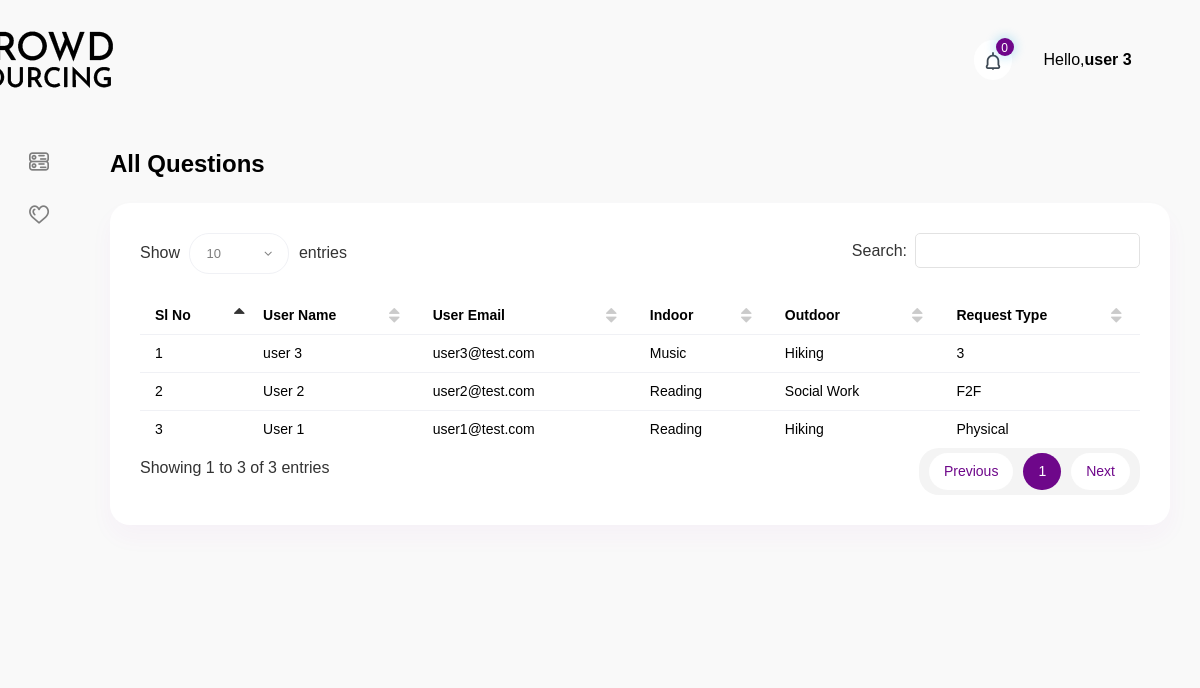
The app's page /all_user.php (signed in) with its own data.
### tables this page shows
CREATE TABLE `user` (
  `user_id` int(11) NOT NULL,
  `user_name` varchar(255) NOT NULL,
  `user_email` varchar(255) NOT NULL,
  `password` varchar(1000) NOT NULL,
  `college` varchar(255) NOT NULL,
  `major` varchar(255) NOT NULL,
  `hall` varchar(255) NOT NULL,
  `society` varchar(255) NOT NULL,
  `gender` varchar(255) NOT NULL,
  `age` int(10) NOT NULL,
  `indoor` varchar(255) NOT NULL,
  `outdoor` varchar(255) NOT NULL,
  `request_type` varchar(255) NOT NULL,
  `user_type` int(10) NOT NULL DEFAULT 1,
  `status` int(10) NOT NULL DEFAULT 1,
  `updated_at` datetime NOT NULL
);

### include/dbController.php (called while the page is built, shortened)
<?php
class DBController {
    private $host = "localhost";
    private $user = "root";
    private $password = "";
    private $database = "crowd_sourcing";
    private $conn;
    function __construct() {
        $this->conn = $this->connectDB();
    }
    function connectDB() {
        $conn = mysqli_connect($this->host,$this->user,$this->password,$this->database);
        return $conn;
    }
    function runQuery($query) {
        $result = mysqli_query($this->conn,$query);
        while($row=mysqli_fetch_assoc($result)) {
            $resultset[] = $row;
        }
        if(!empty($resultset))
            return $resultset;
    }
    function numRows($query) {
        $result  = mysqli_query($this->conn,$query);
        $rowcount = mysqli_num_rows($result);
        return $rowcount;
    }
}

### all_user.php (the view, shortened to what this page needs)
<?php
require_once("include/dbController.php");
$db_handle = new DBController();
$userid = $_SESSION['userid'];
?>
<!DOCTYPE html>
<html lang="en">
<head>
    <link href="vendor/sweetalert2/dist/sweetalert2.min.css" rel="stylesheet">
    <?php include('include/css.php'); ?>
</head>
<body>
<div id="main-wrapper">
    <div class="nav-header">
        <a href="Dashboard" class="brand-logo">
            <h1>Your Logo</h1>
        </a>
    </div>
    <?php include('include/header.php'); ?>
    <?php include('include/sidebar.php'); ?>
    <div class="content-body">
        <div class="container-fluid">
            <div class="form-head mb-4">
                <h2 class="text-black font-w600 mb-0">All Questions</h2>
            </div>
            <div class="row">
                <div class="col-12">
                    <div class="card">
                        <div class="card-body">
                            <div class="table-responsive">
                                <table id="example3" class="display min-w850">
                                    <thead>
                                    <tr>
                                        <th>Sl No</th>
                                        <th>User Name</th>
                                        <th>User Email</th>
                                        <th>Indoor</th>
                                        <th>Outdoor</th>
                                        <th>Request Type</th>
                                    </tr>
                                    </thead>
                                    <tbody>
                                    <?php
                                    $user = $db_handle->runQuery("select * from user where user_type = '1' order by user_id desc");
                                    $no_user = $db_handle->numRows("select * from user where user_type = '1' order by user_id desc");
                                    for($i=0; $i<$no_user; $i++){
                                        ?>
                                        <tr>
                                            <td><?php echo $i+1;?></td>
                                            <td><?php echo $user[$i]['user_name'];?></td>
                                            <td><?php echo $user[$i]['user_email'];?></td>
                                            <td><?php echo $user[$i]['indoor'];?></td>
                                            <td><?php echo $user[$i]['outdoor'];?></td>
                                            <td><?php echo $user[$i]['request_type'];?></td>
                                        </tr>
                                        <?php
                                    }
                                    ?>
                                    </tbody>
                                </table>
                            </div>
                        </div>
                    </div>
                </div>
            </div>
        </div>
    </div>
</body>
</html>

### include/header.php (shortened to what this page needs)
<?php
$user = $db_handle->runQuery("select * from user where user_id = '$userid'");
$user_type = $user[0]['user_type'];
?>
<div class="nav-header">
    <a href="Dashboard" class="brand-logo">
        <img src="images/logo.png" class="image-fluid head-logo">
    </a>
</div>
<div class="header">
    <div class="header-content">
        <nav class="navbar navbar-expand">
            <div class="collapse navbar-collapse justify-content-between">
                <ul class="navbar-nav header-right">
                    <?php if($user_type == '1'){
                        ?>
                        <li class="nav-item dropdown notification_dropdown">
                            <a class="nav-link  ai-icon" href="javascript:void(0)" role="button" data-toggle="dropdown">
                                <?php
                                $notification = $db_handle->runQuery("select count(notification_id) as no from notification where user_id = '$userid' and status = '0'");
                                $no = $notification[0]['no'];
                                ?>
                                <span class="badge light text-white bg-primary rounded-circle"><?php echo $no;?></span>
                            </a>
                        </li>
                        <?php
                    }?>
                    <li class="nav-item dropdown header-profile">
                        <a class="nav-link" href="javascript:void(0)" role="button" data-toggle="dropdown">
                            <div class="header-info">
                                <?php
                                $user = $db_handle->runQuery("select * from user where user_id = '$userid'");
                                ?>
                                <span class="text-black">Hello,<strong><?php echo $user[0]['user_name'];?></strong></span>
                            </div>
                        </a>
                    </li>
                </ul>
            </div>
        </nav>
    </div>
</div>

### records on screen
user: user_name "user 3", user_email "user3@test.com", indoor "Music", outdoor "Hiking", request_type "3"
user: user_name "User 2", user_email "user2@test.com", indoor "Reading", outdoor "Social Work", request_type "F2F"
user: user_name "User 1", user_email "user1@test.com", indoor "Reading", outdoor "Hiking", request_type "Physical"

### other values on screen
$no "0"
